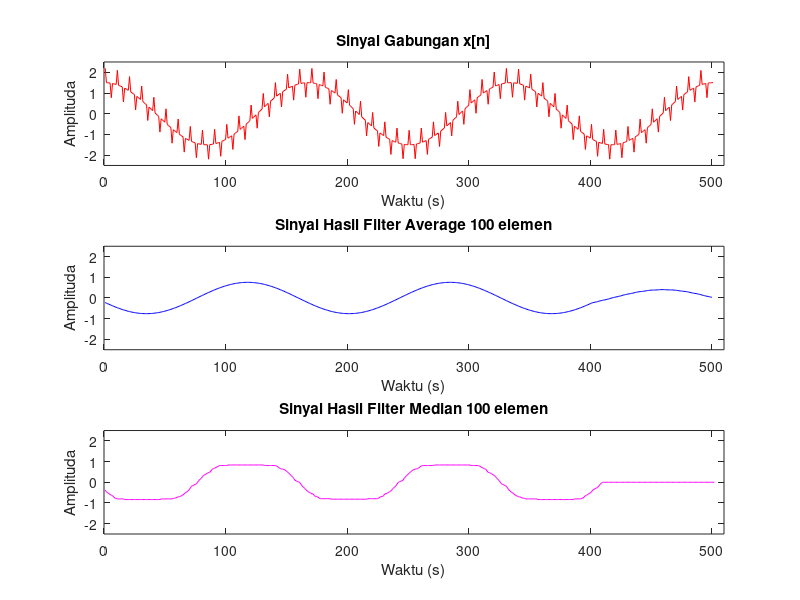

Source code (MATLAB):
clear all;

n=0:500;
f=0.006; %frekuensi sinyal
s=1.5*cos(2*pi*f*n); %sinyal sinusoidal
h=[0.7 zeros(1,4) -0.7 zeros(1,4)]; %derau/noise
z=[0]; %sinyal 0
k=[h h h h h h h h h h h h h h h h h h h h h h h h h];%deretan derau
u=[k k z]; %deretan derau yang lebih panjang
axis([0 510 -2.5 2.5]); %batas plot sinyal
m=100; %elemen filter
x=s+u; %membuat sinyal x, yaitu gabungan sininyal sinusoidal dan derau

subplot(3,1,1);
plot(x,'r'); %plot sinyal x[n]
title('Sinyal Gabungan x[n]');
xlabel('Waktu (s)');
ylabel('Amplituda');

axis([0 510 -2.5 2.5]);
x=[x zeros(1,m)];

%MEMBUAT FILTER AVERAGE
for i=1:500; %loop untuk memfilter setiap elemen sinyal
  w(i)=0;%inisialisasi agar 0

  for j=0:m-1; %loop untuk menambahkan sinyal sesuai elemen yang dipilih
      w(i)=w(i)+ x(i+j);
  end

  w(i)=w(i)/m; %membagi sinyal yang sudah ditambahakan agar mennjadi rata rata
end

subplot(3,1,2);
plot(w,'b'); %plot sinyal w[n], sinyal hasil filter average
title("Sinyal Hasil Filter Average 100 elemen")
xlabel('Waktu (s)');
ylabel('Amplituda');
axis([0 510 -2.5 2.5]);

%MEMBUAT FILTER MEDIAN
for i=1:502; %loop untuk membuat median setiap m elemen dari awal
  x1=[x(i:i+m-1)];
  y(i)=median(x1); %mencari median
end

subplot(3,1,3);
plot(y,'m'); %plot sinyal y{n], sinyal hasil filter median
title('Sinyal Hasil Filter Median 100 elemen');
xlabel('Waktu (s)');
ylabel('Amplituda');
axis([0 510 -2.5 2.5]);
